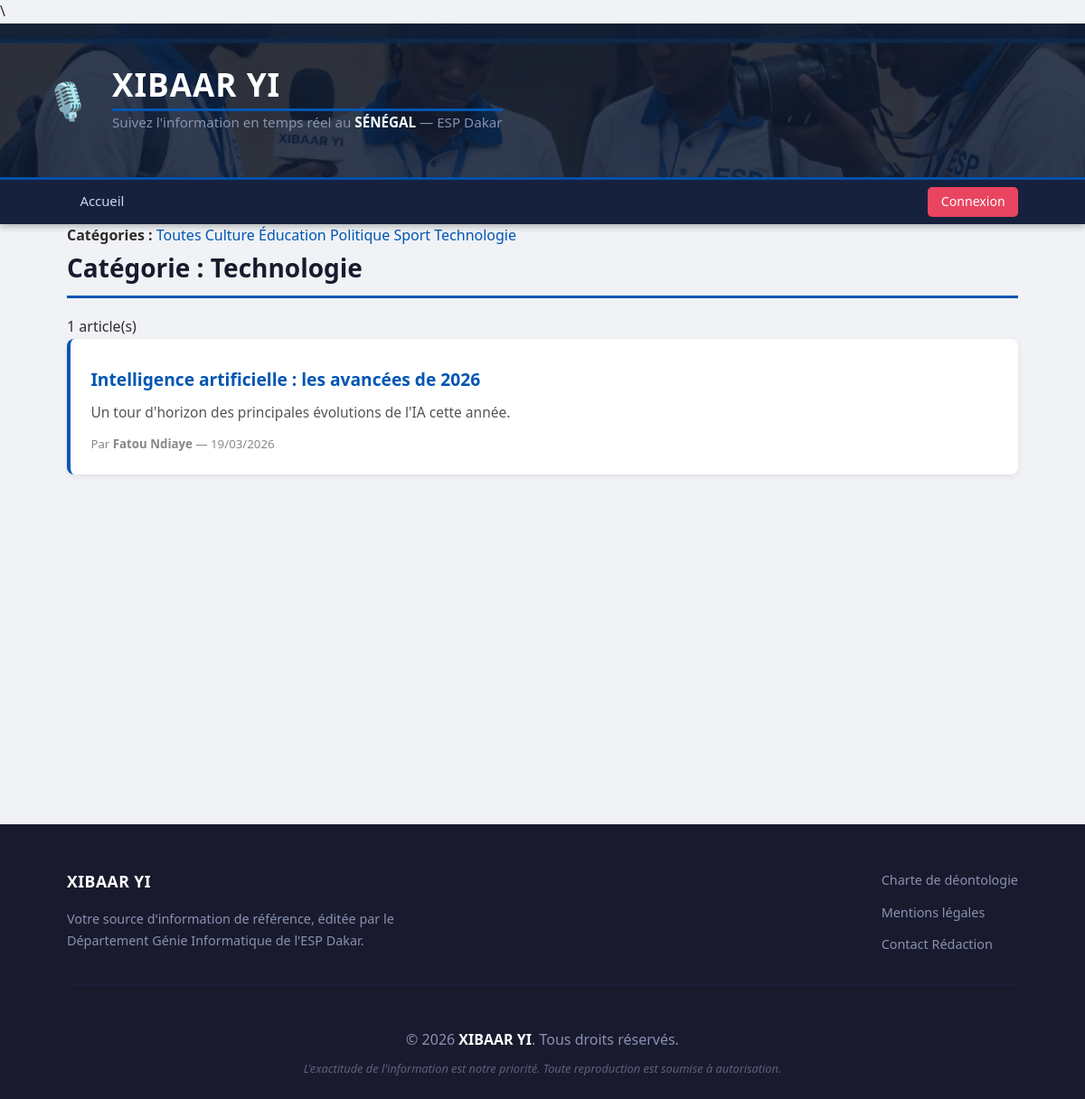
Screenshot of /articles/par_categorie.php?id=1 with the database file from the repository.
### tables this page shows
CREATE TABLE IF NOT EXISTS categories (
    id  INT AUTO_INCREMENT PRIMARY KEY,
    nom VARCHAR(100) NOT NULL UNIQUE
);

CREATE TABLE IF NOT EXISTS articles (
    id                 INT AUTO_INCREMENT PRIMARY KEY,
    titre              VARCHAR(255) NOT NULL,
    description_courte TEXT NOT NULL,
    contenu            LONGTEXT NOT NULL,
    image              VARCHAR(255) DEFAULT NULL,  
    date_publication   DATETIME DEFAULT CURRENT_TIMESTAMP,
    id_categorie       INT NOT NULL,
    id_auteur          INT NOT NULL,
    CONSTRAINT fk_categorie FOREIGN KEY (id_categorie) REFERENCES categories(id) ON DELETE RESTRICT,
    CONSTRAINT fk_auteur    FOREIGN KEY (id_auteur)    REFERENCES utilisateurs(id) ON DELETE RESTRICT
);

### articles/par_categorie.php (the view, shortened to what this page needs)
<?php
$pdo = getPDO();
$id_cat = (int)($_GET['id'] ?? 0);
$par_page = 5;
$page_courante = max(1, (int)($_GET['page'] ?? 1));
$offset = ($page_courante - 1) * $par_page;
$stmt = $pdo->prepare('SELECT * FROM categories WHERE id = :id');
$stmt->execute([':id' => $id_cat]);
$categorie = $stmt->fetch();
$stmt = $pdo->prepare('SELECT COUNT(*) FROM articles WHERE id_categorie = :id_cat');
$stmt->execute([':id_cat' => $id_cat]);
$total = (int)$stmt->fetchColumn();
$stmt = $pdo->prepare(
    'SELECT a.id, a.titre, a.description_courte, a.date_publication,
            CONCAT(u.prenom, " ", u.nom) AS auteur
     FROM articles a
     JOIN utilisateurs u ON a.id_auteur = u.id
     WHERE a.id_categorie = :id_cat
     ORDER BY a.date_publication DESC
     LIMIT :limite OFFSET :offset'
);
$stmt->bindValue(':id_cat', $id_cat, PDO::PARAM_INT);
$stmt->bindValue(':limite', $par_page, PDO::PARAM_INT);
$stmt->bindValue(':offset', $offset, PDO::PARAM_INT);
$stmt->execute();
$articles = $stmt->fetchAll();
$categories = $pdo->query('SELECT id, nom FROM categories ORDER BY nom')->fetchAll();
?>
<!DOCTYPE html>
<html lang="fr">
<head>
<link rel="stylesheet" href="/Site_Actu_Dynamique/css/style.css">
</head>
<body>
<?php include __DIR__ . '/../entete.php'; ?>
<?php include __DIR__ . '/../menu.php'; ?>
<main class="container">
<div class="filtres">
<strong>Catégories :</strong>
<a href="/Site_Actu_Dynamique/accueil.php" class="btn-filtre">Toutes</a>
<?php foreach ($categories as $cat): ?>
<a href="par_categorie.php?id=<?= $cat['id'] ?>"
class="btn-filtre <?= $cat['id'] == $id_cat ? 'actif' : '' ?>">
<?= htmlspecialchars($cat['nom']) ?>
</a>
<?php endforeach; ?>
</div>
<h1>Catégorie : <?= htmlspecialchars($categorie['nom']) ?></h1>
<p class="compteur"><?= $total ?> article(s)</p>
<div class="liste-articles">
<?php foreach ($articles as $a): ?>
<article class="carte-article">
<h2>
<a href="detail.php?id=<?= $a['id'] ?>">
<?= htmlspecialchars($a['titre']) ?>
</a>
</h2>
<p class="description"><?= htmlspecialchars($a['description_courte']) ?></p>
<footer class="meta-article">
Par <strong><?= htmlspecialchars($a['auteur']) ?></strong>
— <?= date('d/m/Y', strtotime($a['date_publication'])) ?>
</footer>
</article>
<?php endforeach; ?>
</div>
</main>
<?php include __DIR__ . '/../pied.php'; ?>
</body>
</html>

### entete.php
<?php
$nom_site = "XIBAAR YI";
?>
<header class="entete">
    <div class="container">
        <div class="logo-groupe">
            <span class="icone-journal"></span>
            <div class="texte-logo">
                <h1 class="titre-site"><?php echo $nom_site; ?></h1>
                <p class="slogan-site">
                    Suivez l'information en temps réel au <strong>SÉNÉGAL</strong> — ESP Dakar
                </p>
            </div>
        </div>
    </div>
</header>

### menu.php (shortened to what this page needs)
<?php
$role = $_SESSION['utilisateur']['role'] ?? 'visiteur';
?>
<nav class="menu">
    <div class="container">
        <ul>
            <li><a href="/Site_Actu_Dynamique/accueil.php">Accueil</a></li>
        </ul>
        <div class="menu-droite">
            <?php if (isset($_SESSION['utilisateur'])): ?>
                <span class="bienvenue">
                    👤 <?= htmlspecialchars($_SESSION['utilisateur']['prenom']) ?>
                    <em>(<?= htmlspecialchars($role) ?>)</em>
                </span>
                <a href="/Site_Actu_Dynamique/deconnexion.php" class="btn-deconnexion">Déconnexion</a>
            <?php else: ?>
                <a href="/Site_Actu_Dynamique/connexion.php" class="btn-connexion">Connexion</a>
            <?php endif; ?>
        </div>
    </div>
</nav>

### pied.php
<footer class="pied-page">
    <div class="container">
        <div class="footer-grid">
            <div class="footer-section">
                <h3>XIBAAR YI</h3>
                <p>Votre source d'information de référence, éditée par le Département Génie Informatique de l'ESP Dakar.</p>
            </div>
            <div class="footer-section">
                <ul class="footer-links">
                    <li><a href="#">Charte de déontologie</a></li>
                    <li><a href="#">Mentions légales</a></li>
                    <li><a href="#">Contact Rédaction</a></li>
                </ul>
            </div>
        </div>
        <div class="footer-bottom">
            <p>&copy; <?= date('Y') ?> <strong>XIBAAR YI</strong>. Tous droits réservés.</p>
            <p class="footer-note">L'exactitude de l'information est notre priorité. Toute reproduction est soumise à autorisation.</p>
        </div>
    </div>
</footer>

### css/style.css (style rules this page uses)
*, *::before, *::after { box-sizing: border-box; margin: 0; padding: 0; }
body { font-family: 'Segoe UI', Arial, sans-serif; background: #f0f2f5; color: #2d2d2d; line-height: 1.6; }
a { color: #0056b3; text-decoration: none; }
.container { max-width: 1100px; margin: 0 auto; padding: 0 1.5rem; }
.entete { background: url('/Site_Actu_Dynamique/images/etudiants_esp.jpg') no-repeat center center; background-size: cover; position: relative; }
.entete::before { content: ''; position: absolute; top: 0; left: 0; width: 100%; height: 100%; background-color: rgba(15, 23, 42, 0.7); z-index: 1; }
.entete .container { position: relative; z-index: 2; padding: 2rem 0; }
.menu { background: #16213e; padding: 0.5rem 0; position: sticky; top: 0; z-index: 100; box-shadow: 0 2px 8px rgba(0,0,0,0.3); }
.menu .container { display: flex; justify-content: space-between; align-items: center; }
.menu ul { list-style: none; display: flex; gap: 0.3rem; }
.menu ul a { color: #cdd6f4; padding: 0.45rem 0.9rem; border-radius: 5px; font-size: 0.93rem; }
.menu-droite { display: flex; align-items: center; gap: 1rem; }
.btn-connexion, .btn-deconnexion { background: #e94560; color: #fff; padding: 0.35rem 0.9rem; border-radius: 5px; font-size: 0.88rem; border: none; cursor: pointer; }
main { padding: 2rem 0; min-height: 75vh; }
h1 { font-size: 1.75rem; margin-bottom: 1.2rem; color: #1a1a2e; border-bottom: 3px solid #0056b3; padding-bottom: 0.5rem; }
.liste-articles { display: flex; flex-direction: column; gap: 1.2rem; }
.carte-article { background: #fff; border-radius: 8px; padding: 1.4rem; box-shadow: 0 2px 6px rgba(0,0,0,0.07); border-left: 4px solid #0056b3; transition: transform 0.15s, box-shadow 0.15s; }
.carte-article h2 { font-size: 1.2rem; margin: 0.5rem 0; }
.description { color: #555; margin-bottom: 0.8rem; font-size: 0.97rem; }
.meta-article { font-size: 0.83rem; color: #888; }
.entete .logo-groupe { display: flex; align-items: center; gap: 1.5rem; }
.entete .icone-journal { font-size: 2.5rem; }
.entete .texte-logo { display: flex; flex-direction: column; }
.entete .titre-site { font-size: 2rem; font-weight: 800; text-transform: uppercase; letter-spacing: 1px; margin: 0; line-height: 1; color: #fff; }
.entete .slogan-site { color: #8892b0; font-size: 0.9rem; margin-top: 0.3rem; }
.entete .slogan-site strong { color: #fff; font-weight: 600; }
.pied-page { background: #1a1a2e; color: #8892b0; padding: 3rem 0 1.5rem 0; margin-top: 4rem; border-top: 1px solid #16213e; }
.footer-grid { display: flex; justify-content: space-between; align-items: flex-start; gap: 2rem; margin-bottom: 2rem; padding-bottom: 2rem; border-bottom: 1px solid #16213e; }
.footer-section h3 { color: #fff; margin-bottom: 1rem; font-size: 1.1rem; text-transform: uppercase; letter-spacing: 0.5px; }
.footer-section p { max-width: 400px; font-size: 0.9rem; }
.footer-links { list-style: none; display: flex; flex-direction: column; gap: 0.6rem; }
.footer-links a { color: #8892b0; font-size: 0.9rem; transition: color 0.2s; }
.footer-bottom { text-align: center; padding-top: 1rem; }
.footer-bottom strong { color: #fff; }
.footer-note { font-size: 0.8rem; margin-top: 0.5rem; opacity: 0.6; font-style: italic; }
.entete .logo-groupe { display: flex; align-items: center; gap: 1.5rem; padding: 1rem 0; }
.entete .titre-site { margin: 0; color: #fff; font-size: 2.2rem; font-weight: 800; text-transform: uppercase; line-height: 1.1; }
.entete .slogan-site { margin: 0; color: #8892b0; font-size: 0.95rem; }
.entete { border-bottom: 3px solid #0056b3; }
.icone-journal { font-size: 0 !important; }
.icone-journal::before { content: '🎙️'; font-size: 2.5rem; }
.logo-groupe { display: flex; align-items: center; gap: 1rem; }

### rows the page displays
categories: nom "Culture"
categories: nom "Éducation"
categories: nom "Politique"
categories: nom "Sport"
categories: nom "Technologie"
articles: titre "Intelligence artificielle : les avancées de 2026", description_courte "Un tour d'horizon des principales évolutions de l'IA cette année.", auteur "Fatou Ndiaye", date_publication "19/03/2026"

### other values shown
$nom_site "XIBAAR YI"
$total "1"
